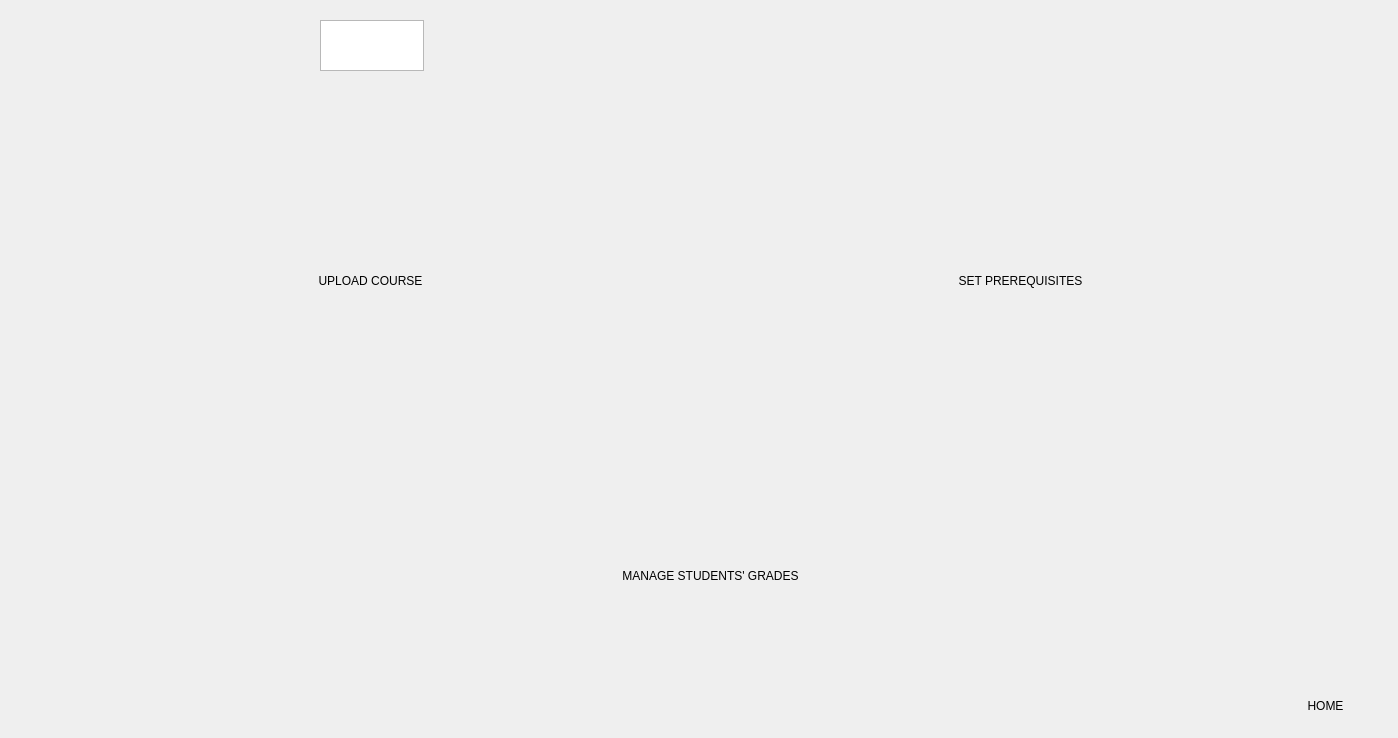
<?xml version="1.0" encoding="UTF-8"?>
<ui version="4.0">
 <class>adminPage</class>
 <widget class="QDialog" name="adminPage">
  <property name="geometry">
   <rect>
    <x>0</x>
    <y>0</y>
    <width>1398</width>
    <height>738</height>
   </rect>
  </property>
  <property name="windowTitle">
   <string>Dialog</string>
  </property>
  <property name="styleSheet">
   <string notr="true">background-image: url(:/imgs/images/4.jpg);</string>
  </property>
  <widget class="QPushButton" name="pushButton">
   <property name="geometry">
    <rect>
     <x>1280</x>
     <y>690</y>
     <width>91</width>
     <height>31</height>
    </rect>
   </property>
   <property name="styleSheet">
    <string notr="true">background-image: url(:/imgs/images/white.jpg);
color:black;
border:none;
font: 18pt &quot;Segoe UI&quot;;
border-radius:15%;
</string>
   </property>
   <property name="text">
    <string>HOME</string>
   </property>
  </widget>
  <widget class="QPushButton" name="pushButton_2">
   <property name="geometry">
    <rect>
     <x>180</x>
     <y>190</y>
     <width>381</width>
     <height>181</height>
    </rect>
   </property>
   <property name="styleSheet">
    <string notr="true">background-image: url(:/imgs/images/white.jpg);
font: 22pt &quot;Segoe UI&quot;;
color:black;
border:none;
border-radius:15%;</string>
   </property>
   <property name="text">
    <string>UPLOAD COURSE</string>
   </property>
  </widget>
  <widget class="QPushButton" name="pushButton_3">
   <property name="geometry">
    <rect>
     <x>830</x>
     <y>190</y>
     <width>381</width>
     <height>181</height>
    </rect>
   </property>
   <property name="styleSheet">
    <string notr="true">background-image: url(:/imgs/images/white.jpg);
font: 22pt &quot;Segoe UI&quot;;
color:black;
border:none;
border-radius:15%;</string>
   </property>
   <property name="text">
    <string>SET PREREQUISITES</string>
   </property>
  </widget>
  <widget class="QPushButton" name="pushButton_4">
   <property name="geometry">
    <rect>
     <x>480</x>
     <y>480</y>
     <width>461</width>
     <height>191</height>
    </rect>
   </property>
   <property name="styleSheet">
    <string notr="true">background-image: url(:/imgs/images/white.jpg);
font: 22pt &quot;Segoe UI&quot;;
color:black;
border:none;
border-radius:15%;</string>
   </property>
   <property name="text">
    <string>MANAGE STUDENTS' GRADES</string>
   </property>
  </widget>
  <widget class="QTextEdit" name="textEdit">
   <property name="geometry">
    <rect>
     <x>320</x>
     <y>20</y>
     <width>104</width>
     <height>51</height>
    </rect>
   </property>
   <property name="styleSheet">
    <string notr="true">background-image: url(:/imgs/images/white.jpg);
color:Black;
</string>
   </property>
  </widget>
 </widget>
 <resources/>
 <connections/>
</ui>
